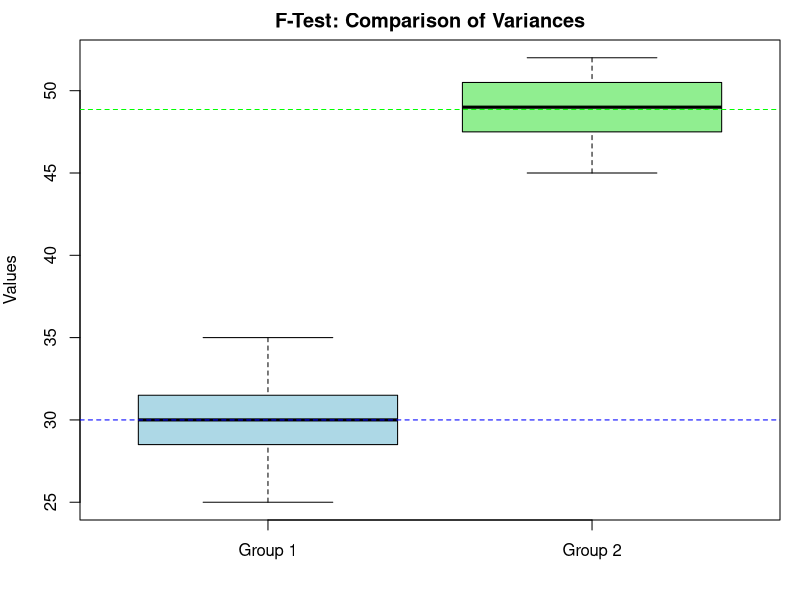

Recreate this plot in R.
group1 <- c(25, 30, 28, 35, 32, 31, 29)
group2 <- c(45, 50, 48, 52, 47, 49, 51)

result <- var.test(group1, group2)

print(result)
par(mar = c(4, 4, 2, 1))

boxplot(group1, group2,
        names = c("Group 1", "Group 2"),
        main = "F-Test: Comparison of Variances",
        col = c("lightblue", "lightgreen"),
        ylab = "Values")

abline(h = mean(group1), col = "blue", lty = 2)
abline(h = mean(group2), col = "green", lty = 2)